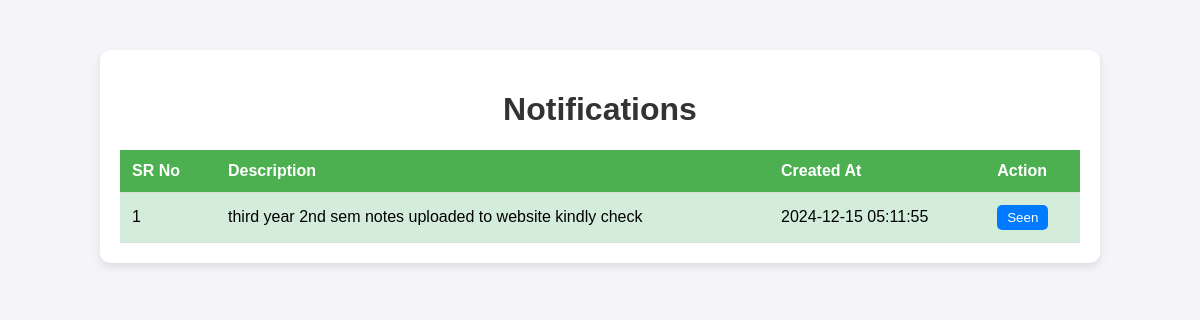
Screenshot of /user_notification.php with the database file from the repository.
### tables this page shows
CREATE TABLE `notifications` (
  `id` int(11) NOT NULL,
  `username` varchar(100) NOT NULL,
  `course` varchar(100) NOT NULL,
  `class` varchar(50) NOT NULL,
  `description` text DEFAULT NULL,
  `created_at` timestamp NOT NULL DEFAULT current_timestamp(),
  `seen` tinyint(1) DEFAULT 0
);

### user_notification.php (the view, shortened to what this page needs)
<?php
$servername = "localhost";
$username = "root";
$password = "";
$dbname = "rsa";
$conn = new mysqli($servername, $username, $password, $dbname);
$sql = "SELECT id, description, created_at, seen FROM notifications ORDER BY created_at DESC";
$result = $conn->query($sql);
?>
<!DOCTYPE html>
<html lang="en">
<head>
</head>
<body>
<div class="container">
    <h1>Notifications</h1>
    <?php
    if ($result->num_rows > 0) {
        echo "<table>
                <tr>
                    <th class='sr-no'>SR No</th>
                    <th>Description</th>
                    <th>Created At</th>
                    <th>Action</th>
                </tr>";
        $sr_no = 1;
        while($row = $result->fetch_assoc()) {
            $row_class = $row["seen"] == 1 ? "seen" : "unseen";
            echo "<tr class='$row_class'>
                    <td class='sr-no'>" . $sr_no++ . "</td>
                    <td>" . $row["description"] . "</td>
                    <td>" . $row["created_at"] . "</td>
                    <td>
                        <form method='POST'>
                            <input type='hidden' name='id' value='" . $row["id"] . "' />
                            <button type='submit' name='mark_seen' class='btn-seen'>
                                " . ($row["seen"] == 1 ? "Seen" : "Mark as Seen") . "
                            </button>
                        </form>
                    </td>
                  </tr>";
        }
        echo "</table>";
    } else {
        echo "<p class='no-records'>No records found.</p>";
    }
    ?>
</div>
</body>
</html>

### user_notification.php (style rules this page uses)
body { font-family: Arial, sans-serif; background-color: #f4f4f9; margin: 0; padding: 0; }
.container { width: 80%; margin: 50px auto; background-color: white; padding: 20px; box-shadow: 0 4px 8px rgba(0, 0, 0, 0.1); border-radius: 10px; }
h1 { text-align: center; color: #333; }
table { width: 100%; margin-top: 20px; border-collapse: collapse; }
table th, table td { padding: 12px; text-align: left; border-bottom: 1px solid #ddd; }
table th { background-color: #4CAF50; color: white; }
.sr-no { width: 10%; }
.seen { background-color: #d4edda; }
.btn-seen { padding: 5px 10px; background-color: #007bff; color: white; border: none; border-radius: 5px; cursor: pointer; }

### rows the page displays
notifications: description "third year 2nd sem notes uploaded to website kindly check", created_at "2024-12-15 05:11:55", seen "Seen"
